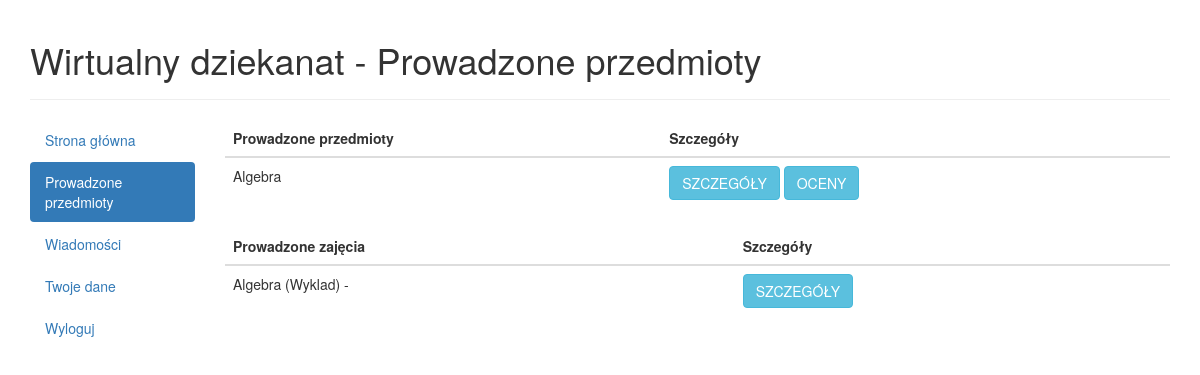
The page /teacher/1 (signed in) on the database as committed earlier.
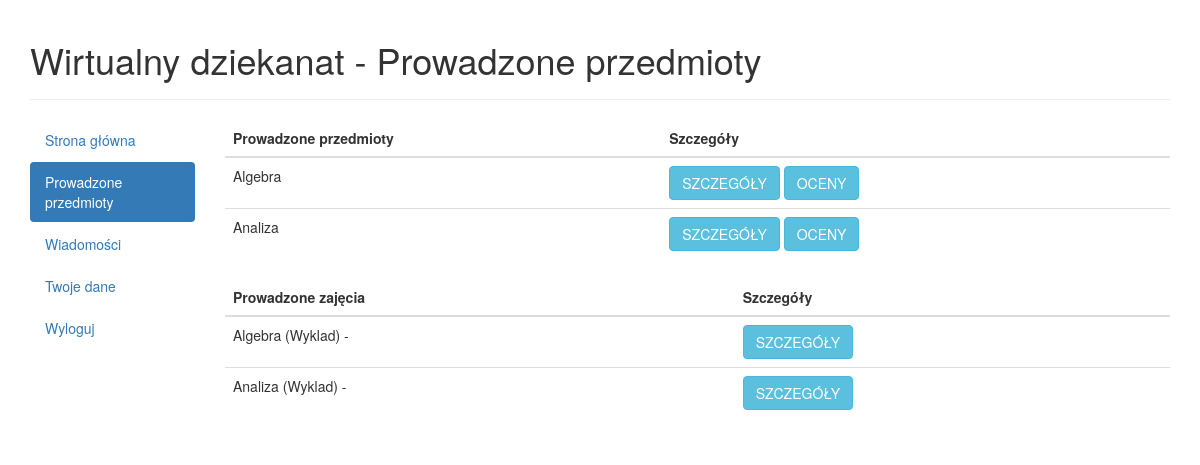
The same page on the database as committed later.
### database/models.py (models this page shows, shortened)
class Subject(models.Model):
    teacher_id = models.ForeignKey(Teacher)
    name = models.CharField(max_length=20)
    students = models.ManyToManyField(Student,through='SubjectsStudents',blank=True,null=True)
    course_homepage = models.CharField(max_length=20, blank=True,null=True)
    ECTS = models.IntegerField(default=3)
    exam = models.BooleanField(default=False, blank=True)

class Subsubject(models.Model):
    subject_id = models.ForeignKey(Subject)
    teacher_id = models.ForeignKey(Teacher)
    subsubjecttype_id = models.ForeignKey(SubsubjectType)
    hours = models.IntegerField(blank=True, null=True)
    def __str__(self):
        return self.subject_id.name + ' (' + self.subsubjecttype_id.name + ') - ' + self.teacher_id.user.first_name + ' ' + self.teacher_id.user.last_name

class SubsubjectType(models.Model):
    SUBSUBJECT_TYPE_CHOICES = (
        ('LEC', 'Lecture'),
        ('CLA', 'Auditory classes'),
        ('LAB', 'Laboratory classes'),
        ('PRO', 'Project classes'),
        ('SEM', 'Seminar classes'),
        ('CON', 'Conversation seminars'),
        ('OTH', 'Other'),
    )
    name = models.CharField(choices=SUBSUBJECT_TYPE_CHOICES, max_length=3)

class Teacher(models.Model):
    user = models.OneToOneField(User)
    picture = models.ImageField(upload_to='teacher_profile_images', blank=True)
    title = models.CharField(max_length=30, blank=True,null=True)
    current_position = models.CharField(max_length=40, blank=True,null=True)
    faculty = models.CharField(max_length=40, blank=True,null=True)
    department = models.CharField(max_length=40, blank=True,null=True)
    room = models.CharField(max_length=20, blank=True,null=True)
    phone_number = models.CharField(max_length=10, blank=True,null=True)
    office_hours = models.CharField(max_length=30, blank=True,null=True)

### database/views.py (the view)
# urls.py: url(r'^teacher/(?P<page_id>[0-9]+)$', views.teacherpage, name='teacherpage'),
def teacherpage(request, page_id):
    if request.user.is_authenticated():
        try:
            te = Teacher.objects.get(user=request.user)
            subjects = (subjects for subjects in te.subject_set.all())
            subSubjects = (subSubjects for subSubjects in te.subsubject_set.all())
            allStudents = Student.objects.all()
            if (request.POST.get('create_message', False) and request.POST.get('student_id', False)):
            	messageTo = Student.objects.get(pk = request.POST.get('student_id', False))
                message = Message(student_id = messageTo, teacher_id = te, contents = request.POST.get('message'), is_read = False, date = timezone.now())
                message.save()
            messages = Message.objects.filter(teacher_id=te).filter(is_read=False).order_by('-date')
            allMessages = Message.objects.filter(teacher_id=te).order_by('-date')
            return render(request, 'database/teacherpage.html',
                          {'teacher': te, 'subjects': subjects, 'messages': messages, 'allMessages': allMessages,
                           'page_id': page_id, 'subSubjects' : subSubjects, 'allStudents' : allStudents})
        except Teacher.DoesNotExist:
            return HttpResponse("Nie ma nauczyciela")
        except Student.DoesNotExist:
            return HttpResponse("Nie ma studenta")
    else:
        return HttpResponse("Niezalogowany")

### database/templates/database/teacherpage.html (shortened to what this page needs)
<!DOCTYPE html>
<html lang="en">
<head>
  <link rel="stylesheet" href="http://maxcdn.bootstrapcdn.com/bootstrap/3.3.4/css/bootstrap.min.css">
</head>
<body>
<div class="container">
	<div class="page-header">
		{% if page_id == '0' %}
			<h1>Wirtualny dziekanat - Strona główna</h1>
        	{% elif page_id == '1' %}
			<h1>Wirtualny dziekanat - Prowadzone przedmioty</h1>
        	{% elif page_id == '2' or  page_id == '3' or page_id == '4'%}
			<h1>Wirtualny dziekanat - Wiadomości</h1>
        	{% elif page_id == '5' %}
			<h1>Wirtualny dziekanat - Twoje dane</h1>
        	{% endif %}
	</div>
      	<div class="row">
    		<div class="col-md-2">
      			<ul class="nav nav-pills nav-stacked">
      				{% if page_id == '0' %}
        			<li class="active"><a href="{% url 'teacherpage' '0'%}">Strona główna</a></li>
        			<li><a href="{% url 'teacherpage' '1'%}">Prowadzone przedmioty</a></li>
        			<li><a href="{% url 'teacherpage' '2'%}">Wiadomości</a></li>
        			<li><a href="{% url 'teacherpage' '5'%}">Twoje dane</a></li>
                    <li><a href="{% url 'logout' %}">Wyloguj</a></li>
        			{% elif page_id == '1' %}
        			<li><a href="{% url 'teacherpage' '0'%}">Strona główna</a></li>
        			<li  class="active" ><a href="{% url 'teacherpage' '1'%}">Prowadzone przedmioty</a></li>
        			<li><a href="{% url 'teacherpage' '2'%}">Wiadomości</a></li>
        			<li><a href="{% url 'teacherpage' '5'%}">Twoje dane</a></li>
                    <li><a href="{% url 'logout' %}">Wyloguj</a></li>
        			{% endif %}
      			</ul>
   		    </div>
   		    <div class="col-md-10">
                {% if page_id == '0' %}
                    <h2>Witaj {{teacher.user.first_name}} {{teacher.user.last_name}}</h2>
                {% elif page_id == '1' %}
                   <table class="table table-hover">
                    <thead>
                      <tr>
                        <th>Prowadzone przedmioty</th>
                        <th>Szczegóły</th>
                      </tr>
                    </thead>
                    <tbody>
                    {% for subject in subjects %}
                        <tr><td>{{subject.name}}</td><td> <a href="{% url 'teachersubject' subject.pk %}" class="btn btn-info" role="button" >SZCZEGÓŁY</a>&nbsp;<a href="{% url 'teacherviewsubjectfinalgrades' subject.pk %}" class="btn btn-info" role="button" >OCENY</a></td></tr>
                    {% endfor %}
                    </tbody>
                  </table>
                    <table class="table table-hover">
                    <thead>
                      <tr>
                        <th>Prowadzone zajęcia</th>
                        <th>Szczegóły</th>
                      </tr>
                    </thead>
                    <tbody>
                    {% for subSubject in subSubjects %}
                        <tr><td>{{subSubject}}</td><td> <a href="{% url 'teachersubsubject' subSubject.pk %}" class="btn btn-info" role="button" >SZCZEGÓŁY</a></td></tr>
                    {% endfor %}
                    </tbody>
                  </table>
                    {% endif %}
                    </div>
            </div>
</div>
</body>
</html>

Rows that differ between the two databases and show on the page:
added Subject: name "Analiza"
added Subsubject: subject_id+subsubjecttype_id+teacher_id "Analiza (Wyklad) -"
